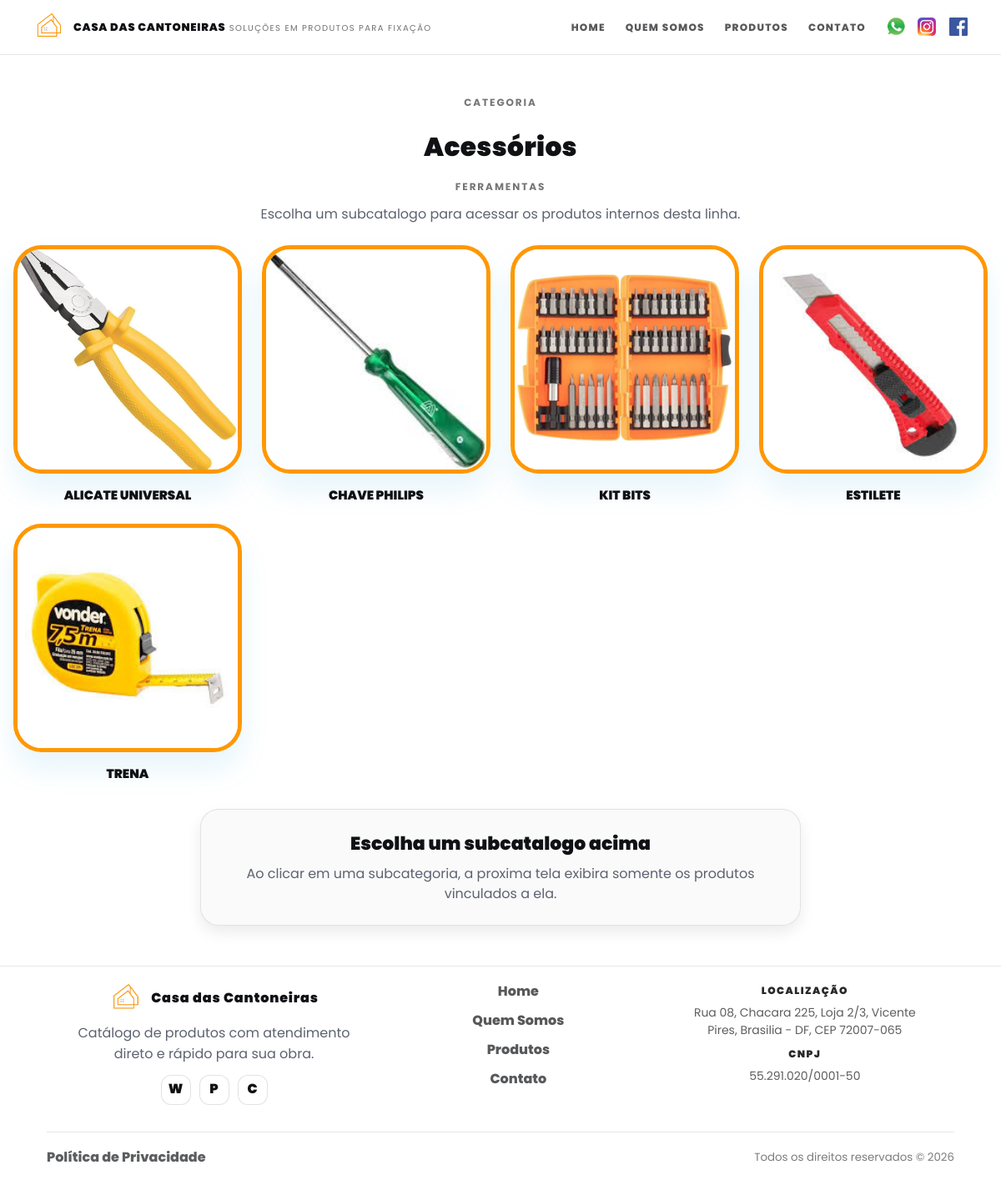
Page /categorias/cantoneira-suporte-para-prateleira on the committed database.
### models.py (models this page shows)
class Categoria(Base):
    __tablename__ = "categorias"
    id = Column(Integer, primary_key=True, index=True)
    slug = Column(String(120), nullable=False, unique=True, index=True)
    nome = Column(String(120), nullable=False)
    nome_exibicao = Column(String(120), nullable=False)
    subtitulo_exibicao = Column(String(120), nullable=True)
    imagem_url = Column(String, nullable=True)
    imagem_mime = Column(String(64), nullable=True)
    imagem_bytes = Column(LargeBinary, nullable=True)
    imagem_sha256 = Column(String(64), nullable=True)
    ordem_exibicao = Column(Integer, nullable=False, default=0, server_default="0")
    criado_em = Column(DateTime(timezone=True), server_default=func.now())
    atualizado_em = Column(DateTime(timezone=True), server_default=func.now(), onupdate=func.now())

class Subcategoria(Base):
    __tablename__ = "subcategorias"
    __table_args__ = (
        UniqueConstraint("categoria_slug", "slug", name="uq_subcategorias_categoria_slug_slug"),
    )
    id = Column(Integer, primary_key=True, index=True)
    categoria_slug = Column(String(120), nullable=False, index=True)
    slug = Column(String(120), nullable=False, index=True)
    nome = Column(String(120), nullable=False)
    nome_exibicao = Column(String(120), nullable=False)
    imagem_url = Column(String, nullable=True)
    imagem_mime = Column(String(64), nullable=True)
    imagem_bytes = Column(LargeBinary, nullable=True)
    imagem_sha256 = Column(String(64), nullable=True)
    ordem_exibicao = Column(Integer, nullable=False, default=0, server_default="0")
    criado_em = Column(DateTime(timezone=True), server_default=func.now())
    atualizado_em = Column(DateTime(timezone=True), server_default=func.now(), onupdate=func.now())

### main.py (the view)
@app.get("/categorias/{slug}", response_class=HTMLResponse)
def categoria_detalhe(slug: str, request: Request, db: Session = Depends(get_db)):
    catalogo = _catalogo_index(db)
    categoria = catalogo["categorias_por_slug"].get(slug)
    if not categoria:
        raise HTTPException(status_code=404, detail="Categoria nao encontrada")
    subcategorias = catalogo["subcategorias_por_categoria"].get(slug, [])
    produtos_db = [] if subcategorias else crud.get_produtos(db, categoria_slug=slug)
    whatsapp_link = gerar_link_whatsapp_text(f"Ola! Tenho interesse na categoria {categoria['nome']}.")
    return templates.TemplateResponse(
        "categoria.html",
        {
            "request": request,
            "categoria": categoria,
            "produtos": [
                _produto_view(
                    produto,
                    categorias_por_slug=catalogo["categorias_por_slug"],
                    subcategorias_por_chave=catalogo["subcategorias_por_chave"],
                )
                for produto in produtos_db
            ],
            "subcategorias": subcategorias,
            "subcategoria_atual": None,
            "whatsapp_numero": telefone_visivel(),
            "whatsapp_link": whatsapp_link,
        },
    )

### templates/categoria.html (shortened to what this page needs)
{% extends "base_new.html" %}
{% block body_class %}home-ref{% endblock %}
{% block content %}
<section class="category-page">
  <div class="section-container">
    <div class="category-page__hero">
      <p class="kicker">{% if subcategoria_atual %}Subcatalogo{% else %}Categoria{% endif %}</p>
      {% if subcategoria_atual %}
      <p class="category-page__breadcrumb">
        <a href="/categorias/{{ categoria.slug }}">{{ categoria.nome_exibicao }}</a>
        {% if categoria.subtitulo_exibicao %}
        <span>/ {{ categoria.subtitulo_exibicao }}</span>
        {% endif %}
      </p>
      <h1 class="heading-section">{{ subcategoria_atual.nome_exibicao }}</h1>
      {% else %}
      <h1 class="heading-section">{{ categoria.nome_exibicao }}</h1>
      {% if categoria.subtitulo_exibicao %}
      <p class="category-page__subtitle">{{ categoria.subtitulo_exibicao }}</p>
      {% endif %}
      {% endif %}
      <p class="muted">
        {% if subcategoria_atual %}
        Confira os produtos disponiveis nesta linha.
        {% elif subcategorias %}
        Escolha um subcatalogo para acessar os produtos internos desta linha.
        {% elif produtos %}
        Confira os produtos disponiveis nesta categoria e abra os detalhes de cada item.
        {% else %}
        Esta pagina ja esta pronta para receber produtos dessa categoria pelo painel administrativo.
        {% endif %}
      </p>
    </div>
    {% if subcategorias and not subcategoria_atual %}
    <section class="category-subcatalog" aria-labelledby="subcatalogo-title">
      <div class="home-categories__grid category-subcatalog__grid">
        {% for subcategoria in subcategorias %}
        <a
          href="/categorias/{{ categoria.slug }}/subcategorias/{{ subcategoria.slug }}"
          class="home-category-card category-subcatalog__card"
        >
          <span class="home-category-card__frame">
            <img
              src="{{ subcategoria.imagem_url }}"
              alt="{{ subcategoria.nome_exibicao }}"
              class="home-category-card__image"
            >
          </span>
          <span class="home-category-card__label">
            <span class="home-category-card__title">{{ subcategoria.nome_exibicao }}</span>
          </span>
        </a>
        {% endfor %}
      </div>
    </section>
    {% endif %}
    {% if produtos %}
    <section class="products-modern category-products">
      <div class="grid-produtos" id="produtosGrid">
        {% for p in produtos %}
        <div class="card-produto">
          <div class="card-image-container">
            <img
              src="{{ p.imagem_url or '/static/images/placeholder.png' }}"
              alt="{{ p.nome }}"
              class="card-image"
              onerror="this.src='/static/images/placeholder.png'"
            >
          </div>
          <div class="card-content">
            <h3 class="card-title">{{ p.nome }}</h3>
            {% if not subcategoria_atual %}
            <div class="card-actions card-actions--single">
              <a href="/produto/{{ p.id }}" class="btn-product">Ver detalhes</a>
            </div>
            {% endif %}
          </div>
        </div>
        {% endfor %}
      </div>
    </section>
    {% elif subcategorias %}
    <div class="category-empty-notice">
      <h2 class="section-title">Escolha um subcatalogo acima</h2>
      <p class="section-subtitle">
        Ao clicar em uma subcategoria, a proxima tela exibira somente os produtos vinculados a ela.
      </p>
    </div>
    {% endif %}
  </div>
</section>
{% endblock %}

### templates/base_new.html (shortened to what this page needs)
<!doctype html>
<html lang="pt-BR">
<head>
  <link rel="stylesheet" href="/static/css/site.css?v=10">
</head>
<body class="{% block body_class %}{% endblock %}">
  <header class="site-header-new">
    <div class="neo-container header-shell__inner">
      <a class="brand" href="/" aria-label="Ir para a página inicial">
        <img src="{{ LOGO_URL or '/static/images/logomarca.png' }}" alt="Logo Casa das Cantoneiras" class="brand__img">
        <span class="brand__copy">
          <span class="brand__logo">CASA DAS CANTONEIRAS</span>
          <span class="brand__tag">SOLUÇÕES EM PRODUTOS PARA FIXAÇÃO</span>
        </span>
      </a>
      <nav class="nav site-nav" id="siteNav" aria-label="Menu principal">
        <ul class="nav-list">
          <li><a href="/" class="nav__link">Home</a></li>
          <li><a href="/quem-somos" class="nav__link">Quem Somos</a></li>
          <li><a href="/produtos" class="nav__link is-active">Produtos</a></li>
          <li><a href="/contato" class="nav__link">Contato</a></li>
        </ul>
      </nav>
      <div class="header-shell__actions">
        {% if WHATSAPP_LINK %}
        <a
          class="header-social-link"
          href="{{ WHATSAPP_LINK }}"
          target="_blank"
          rel="noopener"
          aria-label="WhatsApp"
          title="WhatsApp"
        >
          <img
            src="/static/images/mobile-147084050-removebg-preview.png"
            alt="WhatsApp"
            class="header-social-link__icon header-social-link__icon--whatsapp"
            width="34"
            height="34"
          >
        </a>
        {% endif %}
        {% if INSTAGRAM_URL %}
        <a
          class="header-social-link"
          href="{{ INSTAGRAM_URL }}"
          target="_blank"
          rel="noopener noreferrer"
          aria-label="Instagram"
          title="Instagram"
        >
          <img
            src="/static/images/Instagram_icon.png"
            alt="Instagram"
            class="header-social-link__icon header-social-link__icon--instagram"
            width="32"
            height="32"
          >
        </a>
        {% endif %}
        {% if FACEBOOK_URL %}
        <a
          class="header-social-link header-social-link--facebook"
          href="{{ FACEBOOK_URL }}"
          target="_blank"
          rel="noopener noreferrer"
          aria-label="Facebook"
          title="Facebook"
        >
          <img
            src="/static/images/facebook_img.png"
            alt="Facebook"
            class="header-social-link__icon header-social-link__icon--facebook"
            width="32"
            height="32"
          >
        </a>
        {% endif %}
      </div>
    </div>
  </header>
  <main class="base-new-main">
    {% block content %}{% endblock %}
  </main>
  <footer class="site-footer-new">
    <div class="neo-container footer__grid">
      <div class="footer__brand">
        <div class="footer__logoRow">
          <img src="{{ LOGO_URL or '/static/images/logomarca.png' }}" alt="Logo Casa das Cantoneiras" class="footer__logoImg">
          <div class="footer__logo">Casa das Cantoneiras</div>
        </div>
        <p class="footer__desc">Catálogo de produtos com atendimento direto e rápido para sua obra.</p>
        <div class="footer__social">
          <a href="{{ WHATSAPP_LINK }}" target="_blank" rel="noopener" aria-label="WhatsApp">W</a>
          <a href="/produtos" aria-label="Produtos">P</a>
          <a href="/contato" aria-label="Contato">C</a>
        </div>
      </div>
      <nav class="footer__links" aria-label="Links do rodapé">
        <a href="/">Home</a>
        <a href="/quem-somos">Quem Somos</a>
        <a href="/produtos">Produtos</a>
        <a href="/contato">Contato</a>
      </nav>
      <address class="footer__info" aria-label="Dados da loja">
        {% if STORE_ADDRESS %}
        <span class="footer__infoLabel">Localiza&ccedil;&atilde;o</span>
        <span>{{ STORE_ADDRESS }}</span>
        {% endif %}
        {% if STORE_CNPJ %}
        <span class="footer__infoLabel">CNPJ</span>
        <span>{{ STORE_CNPJ }}</span>
        {% endif %}
      </address>
    </div>
    <div class="neo-container footer__bottom">
      <a href="/quem-somos" class="footer__privacy">Política de Privacidade</a>
      <small class="footer__copy">Todos os direitos reservados © 2026</small>
    </div>
  </footer>
</body>
</html>

### rows in the picture
Categoria: nome_exibicao "Acessórios", subtitulo_exibicao "FERRAMENTAS"
Subcategoria: imagem_url (picture), nome_exibicao "ALICATE UNIVERSAL"
Subcategoria: imagem_url (picture), nome_exibicao "CHAVE PHILIPS"
Subcategoria: imagem_url (picture), nome_exibicao "KIT BITS"
Subcategoria: imagem_url (picture), nome_exibicao "ESTILETE"
Subcategoria: imagem_url (picture), nome_exibicao "TRENA"

### other values in the picture
{{ STORE_ADDRESS }} "Rua 08, Chacara 225, Loja 2/3, Vicente Pires, Brasilia - DF, CEP 72007-065"
{{ STORE_CNPJ }} "55.291.020/0001-50"
